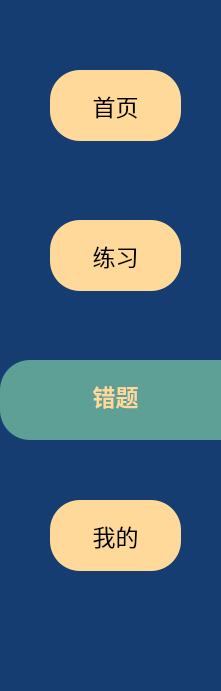
    <widget class="QFrame" name="frame_6">
     <property name="geometry">
      <rect>
       <x>40</x>
       <y>40</y>
       <width>221</width>
       <height>691</height>
      </rect>
     </property>
     <property name="styleSheet">
      <string notr="true">QFrame{
	background-color: rgb(21,61,114);
	border-top-left-radius:30px;
	border-bottom-left-radius:30px;
}</string>
     </property>
     <property name="frameShape">
      <enum>QFrame::StyledPanel</enum>
     </property>
     <property name="frameShadow">
      <enum>QFrame::Raised</enum>
     </property>
     <widget class="QPushButton" name="Bt_exercise_2">
      <property name="geometry">
       <rect>
        <x>50</x>
        <y>220</y>
        <width>131</width>
        <height>71</height>
       </rect>
      </property>
      <property name="font">
       <font>
        <pointsize>17</pointsize>
        <weight>50</weight>
        <bold>false</bold>
       </font>
      </property>
      <property name="styleSheet">
       <string notr="true">QPushButton{
	background-color: rgb(255, 217, 154);
	color: rgb(0, 0, 0);
	border-radius:30px

}
QPushButton:pressed{
	padding-left:5px;
	padding-top:5px;
}</string>
      </property>
      <property name="text">
       <string>练习</string>
      </property>
     </widget>
     <widget class="QPushButton" name="Bt_setting_2">
      <property name="geometry">
       <rect>
        <x>50</x>
        <y>500</y>
        <width>131</width>
        <height>71</height>
       </rect>
      </property>
      <property name="font">
       <font>
        <pointsize>17</pointsize>
        <weight>50</weight>
        <bold>false</bold>
       </font>
      </property>
      <property name="styleSheet">
       <string notr="true">QPushButton{
	background-color: rgb(255, 217, 154);
	color: rgb(0, 0, 0);
	border-radius:30px

}
QPushButton:pressed{
	padding-left:5px;
	padding-top:5px;
}</string>
      </property>
      <property name="text">
       <string>我的</string>
      </property>
     </widget>
     <widget class="QFrame" name="frame_8">
      <property name="geometry">
       <rect>
        <x>0</x>
        <y>360</y>
        <width>221</width>
        <height>80</height>
       </rect>
      </property>
      <property name="styleSheet">
       <string notr="true">background-color: rgb(94,159,150);
border-top-left-radius:30px;
border-bottom-left-radius:30px</string>
      </property>
      <property name="frameShape">
       <enum>QFrame::StyledPanel</enum>
      </property>
      <property name="frameShadow">
       <enum>QFrame::Raised</enum>
      </property>
      <widget class="QPushButton" name="Bt_wrong_2">
       <property name="geometry">
        <rect>
         <x>50</x>
         <y>0</y>
         <width>131</width>
         <height>71</height>
        </rect>
       </property>
       <property name="font">
        <font>
         <pointsize>17</pointsize>
         <weight>75</weight>
         <bold>true</bold>
         <underline>false</underline>
         <strikeout>false</strikeout>
        </font>
       </property>
       <property name="styleSheet">
        <string notr="true">color:rgb(255,217,154)</string>
       </property>
       <property name="text">
        <string>错题</string>
       </property>
      </widget>
     </widget>
     <widget class="QPushButton" name="Bt_main_2">
      <property name="geometry">
       <rect>
        <x>50</x>
        <y>70</y>
        <width>131</width>
        <height>71</height>
       </rect>
      </property>
      <property name="font">
       <font>
        <pointsize>17</pointsize>
        <weight>50</weight>
        <bold>false</bold>
       </font>
      </property>
      <property name="styleSheet">
       <string notr="true">QPushButton{
	background-color: rgb(255, 217, 154);
	color: rgb(0, 0, 0);
	border-radius:30px

}
QPushButton:pressed{
	padding-left:5px;
	padding-top:5px;
}</string>
      </property>
      <property name="text">
       <string>首页</string>
      </property>
     </widget>
     <zorder>frame_8</zorder>
     <zorder>Bt_exercise_2</zorder>
     <zorder>Bt_setting_2</zorder>
     <zorder>Bt_main_2</zorder>
    </widget>
